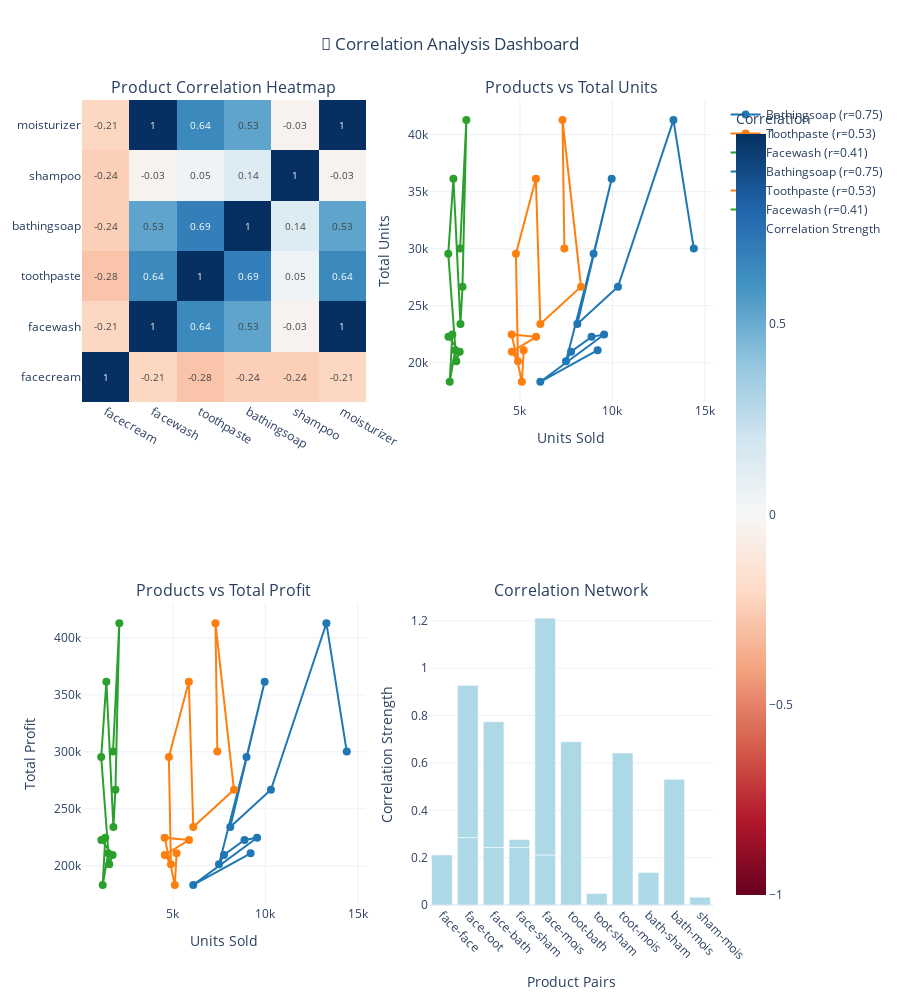

The notebook cell this image was saved under:
### Code cell
# Create correlation analysis visualizations
# I create correlation visualizations because:
# - Heatmaps make correlation patterns immediately visible
# - Scatter plots reveal the nature of relationships
# - Multiple visualization approaches provide comprehensive understanding
# - Professional presentation requires high-quality correlation analysis

# Create correlation analysis dashboard
fig = make_subplots(
    rows=2, cols=2,
    subplot_titles=('Product Correlation Heatmap', 'Products vs Total Units',
                   'Products vs Total Profit', 'Correlation Network'),
    specs=[[{"type": "heatmap"}, {"type": "scatter"}],
           [{"type": "scatter"}, {"type": "scatter"}]]
)

# 1. Correlation heatmap
fig.add_trace(
    go.Heatmap(z=product_correlation.values,
               x=product_correlation.columns,
               y=product_correlation.index,
               colorscale='RdBu',
               zmid=0,
               text=product_correlation.round(2).values,
               texttemplate="%{text}",
               textfont={"size": 10},
               colorbar=dict(title="Correlation")),
    row=1, col=1
)

# 2. Products vs Total Units (showing top 3 correlations)
top_unit_corr_products = total_units_corr.head(3)
colors = ['#1f77b4', '#ff7f0e', '#2ca02c']
for i, (product, corr) in enumerate(top_unit_corr_products.items()):
    fig.add_trace(
        go.Scatter(x=df[product], y=df['total_units'],
                   mode='markers+lines',
                   name=f'{product.title()} (r={corr:.2f})',
                   marker=dict(color=colors[i], size=8),
                   line=dict(color=colors[i])),
        row=1, col=2
    )

# 3. Products vs Total Profit (showing top 3 correlations)
top_profit_corr_products = total_profit_corr.head(3)
for i, (product, corr) in enumerate(top_profit_corr_products.items()):
    fig.add_trace(
        go.Scatter(x=df[product], y=df['total_profit'],
                   mode='markers+lines',
                   name=f'{product.title()} (r={corr:.2f})',
                   marker=dict(color=colors[i], size=8),
                   line=dict(color=colors[i])),
        row=2, col=1
    )

# 4. Correlation strength visualization
correlation_strengths = []
product_names = []
for i in range(len(product_cols)):
    for j in range(i+1, len(product_cols)):
        correlation_strengths.append(abs(product_correlation.iloc[i, j]))
        product_names.append(f"{product_cols[i][:4]}-{product_cols[j][:4]}")

fig.add_trace(
    go.Bar(x=product_names, y=correlation_strengths,
           marker_color='lightblue',
           name='Correlation Strength'),
    row=2, col=2
)

# Update layout
fig.update_layout(
    title_text="🔗 Correlation Analysis Dashboard",
    title_x=0.5,
    height=1000,
    showlegend=True,
    template="plotly_white"
)

# Update axes
fig.update_xaxes(title_text="Units Sold", row=1, col=2)
fig.update_yaxes(title_text="Total Units", row=1, col=2)
fig.update_xaxes(title_text="Units Sold", row=2, col=1)
fig.update_yaxes(title_text="Total Profit", row=2, col=1)
fig.update_xaxes(title_text="Product Pairs", row=2, col=2, tickangle=45)
fig.update_yaxes(title_text="Correlation Strength", row=2, col=2)

fig.show()

print("💡 Correlation Analysis Insights:")
print("• Strong correlations indicate products that move together")
print("• High correlation with total metrics shows business drivers")
print("• Low correlations suggest independent product categories")
print("• Use correlation insights for bundling and cross-selling strategies")

### Figure 1 — Plotly figure (JSON) as saved in the notebook; plotly's stock layout.template omitted (floating-point values rounded to 4 significant figures)
{"data": [{"colorbar": {"title": {"text": "Correlation"}}, "colorscale": [[0, "rgb(103,0,31)"], [0.1, "rgb(178,24,43)"], [0.2, "rgb(214,96,77)"], [0.3, "rgb(244,165,130)"], [0.4, "rgb(253,219,199)"], [0.5, "rgb(247,247,247)"], [0.6, "rgb(209,229,240)"], [0.7, "rgb(146,197,222)"], [0.8, "rgb(67,147,195)"], [0.9, "rgb(33,102,172)"], [1, "rgb(5,48,97)"]], "text": [[1.0, -0.21, -0.28, -0.24, -0.24, -0.21], [-0.21, 1.0, 0.64, 0.53, -0.03, 1.0], [-0.28, 0.64, 1.0, 0.69, 0.05, 0.64], [-0.24, 0.53, 0.69, 1.0, 0.14, 0.53], [-0.24, -0.03, 0.05, 0.14, 1.0, -0.03], [-0.21, 1.0, 0.64, 0.53, -0.03, 1.0]], "textfont": {"size": 10}, "texttemplate": "%{text}", "type": "heatmap", "x": ["facecream", "facewash", "toothpaste", "bathingsoap", "shampoo", "moisturizer"], "xaxis": "x", "y": ["facecream", "facewash", "toothpaste", "bathingsoap", "shampoo", "moisturizer"], "yaxis": "y", "z": [[1.0, -0.2113, -0.2848, -0.2435, -0.2436, -0.2113], [-0.2113, 1.0, 0.6424, 0.5308, -0.0332, 1.0], [-0.2848, 0.6424, 1.0, 0.6894, 0.04842, 0.6424], [-0.2435, 0.5308, 0.6894, 1.0, 0.1376, 0.5308], [-0.2436, -0.0332, 0.04842, 0.1376, 1.0, -0.0332], [-0.2113, 1.0, 0.6424, 0.5308, -0.0332, 1.0]], "zmid": 0}, {"line": {"color": "#1f77b4"}, "marker": {"color": "#1f77b4", "size": 8}, "mode": "markers+lines", "name": "Bathingsoap (r=0.75)", "type": "scatter", "x": [9200, 6100, 9550, 8870, 7760, 7490, 8980, 9960, 8100, 10300, 13300, 14400], "xaxis": "x2", "y": [21100, 18330, 22470, 22270, 20960, 20140, 29550, 36140, 23400, 26670, 41280, 30020], "yaxis": "y2"}, {"line": {"color": "#ff7f0e"}, "marker": {"color": "#ff7f0e", "size": 8}, "mode": "markers+lines", "name": "Toothpaste (r=0.53)", "type": "scatter", "x": [5200, 5100, 4550, 5870, 4560, 4890, 4780, 5860, 6100, 8300, 7300, 7400], "xaxis": "x2", "y": [21100, 18330, 22470, 22270, 20960, 20140, 29550, 36140, 23400, 26670, 41280, 30020], "yaxis": "y2"}, {"line": {"color": "#2ca02c"}, "marker": {"color": "#2ca02c", "size": 8}, "mode": "markers+lines", "name": "Facewash (r=0.41)", "type": "scatter", "x": [1500, 1200, 1340, 1130, 1740, 1555, 1120, 1400, 1780, 1890, 2100, 1760], "xaxis": "x2", "y": [21100, 18330, 22470, 22270, 20960, 20140, 29550, 36140, 23400, 26670, 41280, 30020], "yaxis": "y2"}, {"line": {"color": "#1f77b4"}, "marker": {"color": "#1f77b4", "size": 8}, "mode": "markers+lines", "name": "Bathingsoap (r=0.75)", "type": "scatter", "x": [9200, 6100, 9550, 8870, 7760, 7490, 8980, 9960, 8100, 10300, 13300, 14400], "xaxis": "x3", "y": [211000, 183300, 224700, 222700, 209600, 201400, 295500, 361400, 234000, 266700, 412800, 300200], "yaxis": "y3"}, {"line": {"color": "#ff7f0e"}, "marker": {"color": "#ff7f0e", "size": 8}, "mode": "markers+lines", "name": "Toothpaste (r=0.53)", "type": "scatter", "x": [5200, 5100, 4550, 5870, 4560, 4890, 4780, 5860, 6100, 8300, 7300, 7400], "xaxis": "x3", "y": [211000, 183300, 224700, 222700, 209600, 201400, 295500, 361400, 234000, 266700, 412800, 300200], "yaxis": "y3"}, {"line": {"color": "#2ca02c"}, "marker": {"color": "#2ca02c", "size": 8}, "mode": "markers+lines", "name": "Facewash (r=0.41)", "type": "scatter", "x": [1500, 1200, 1340, 1130, 1740, 1555, 1120, 1400, 1780, 1890, 2100, 1760], "xaxis": "x3", "y": [211000, 183300, 224700, 222700, 209600, 201400, 295500, 361400, 234000, 266700, 412800, 300200], "yaxis": "y3"}, {"marker": {"color": "lightblue"}, "name": "Correlation Strength", "type": "bar", "x": ["face-face", "face-toot", "face-bath", "face-sham", "face-mois", "face-toot", "face-bath", "face-sham", "face-mois", "toot-bath", "toot-sham", "toot-mois", "bath-sham", "bath-mois", "sham-mois"], "xaxis": "x4", "y": [0.2113, 0.2848, 0.2435, 0.2436, 0.2113, 0.6424, 0.5308, 0.0332, 1, 0.6894, 0.04842, 0.6424, 0.1376, 0.5308, 0.0332], "yaxis": "y4"}], "layout": {"annotations": [{"font": {"size": 16}, "showarrow": false, "text": "Product Correlation Heatmap", "x": 0.225, "xanchor": "center", "xref": "paper", "y": 1, "yanchor": "bottom", "yref": "paper"}, {"font": {"size": 16}, "showarrow": false, "text": "Products vs Total Units", "x": 0.775, "xanchor": "center", "xref": "paper", "y": 1, "yanchor": "bottom", "yref": "paper"}, {"font": {"size": 16}, "showarrow": false, "text": "Products vs Total Profit", "x": 0.225, "xanchor": "center", "xref": "paper", "y": 0.375, "yanchor": "bottom", "yref": "paper"}, {"font": {"size": 16}, "showarrow": false, "text": "Correlation Network", "x": 0.775, "xanchor": "center", "xref": "paper", "y": 0.375, "yanchor": "bottom", "yref": "paper"}], "height": 1000, "showlegend": true, "title": {"text": "🔗 Correlation Analysis Dashboard", "x": 0.5}, "xaxis": {"anchor": "y", "domain": [0, 0.45]}, "xaxis2": {"anchor": "y2", "domain": [0.55, 1], "title": {"text": "Units Sold"}}, "xaxis3": {"anchor": "y3", "domain": [0, 0.45], "title": {"text": "Units Sold"}}, "xaxis4": {"anchor": "y4", "domain": [0.55, 1], "tickangle": 45, "title": {"text": "Product Pairs"}}, "yaxis": {"anchor": "x", "domain": [0.625, 1]}, "yaxis2": {"anchor": "x2", "domain": [0.625, 1], "title": {"text": "Total Units"}}, "yaxis3": {"anchor": "x3", "domain": [0, 0.375], "title": {"text": "Total Profit"}}, "yaxis4": {"anchor": "x4", "domain": [0, 0.375], "title": {"text": "Correlation Strength"}}}}
